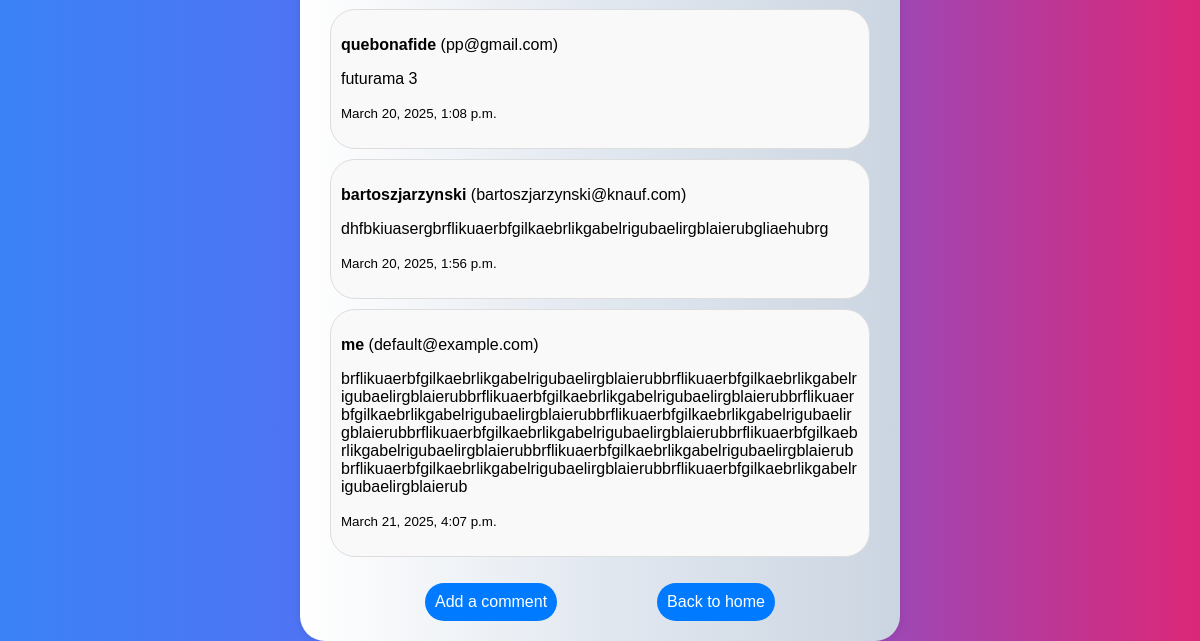
Before: /post/2/ (lower part) with the older database file.
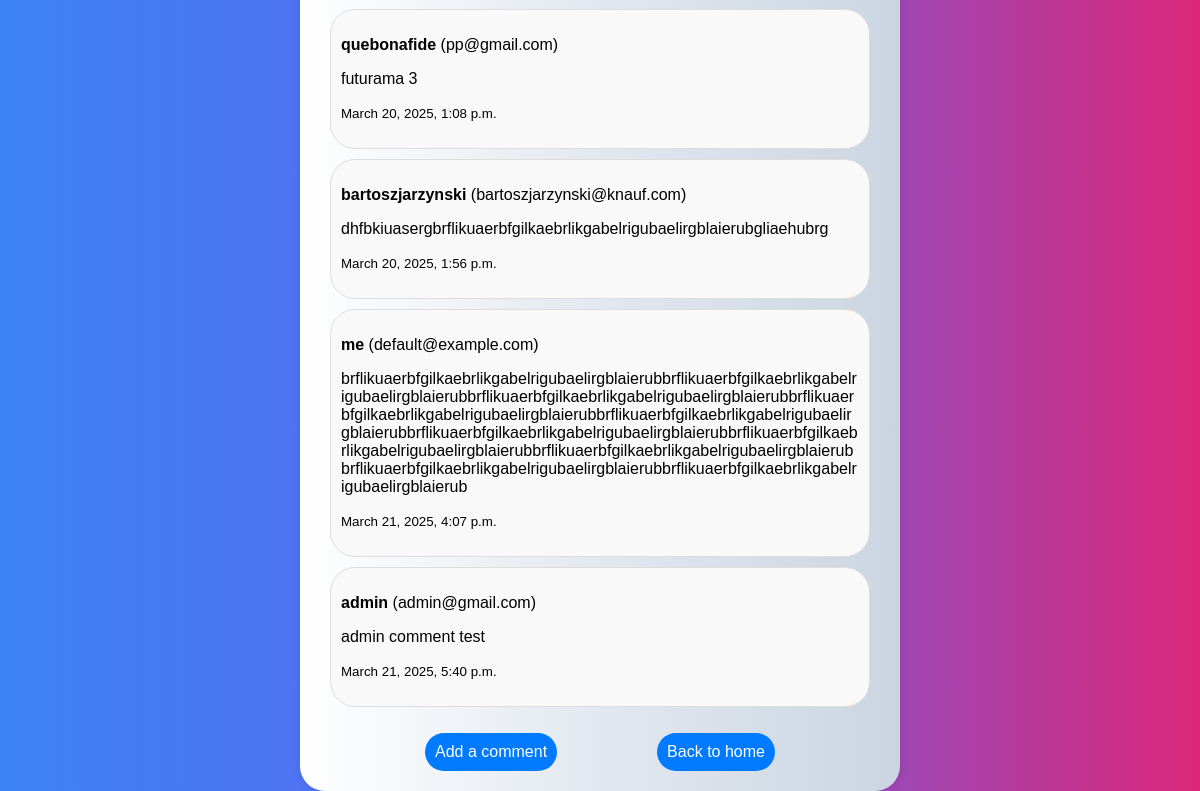
After: the same page with the newer database file.
### sites/models.py (models this page shows, shortened)
class Comment(models.Model):
    post = models.ForeignKey(Post, related_name='comments', on_delete=models.CASCADE)
    name = models.CharField(max_length=100)
    email = models.EmailField(default='default@example.com')
    text = models.TextField()
    created_at = models.DateTimeField(auto_now_add=True)

### sites/views.py (the view)
# urls.py: path('post/<int:post_id>/', views.post_page, name='post_page'),
def post_page(request, post_id):
    post = get_object_or_404(Post, id=post_id)
    comments = Comment.objects.filter(post=post)
    return render(request, 'post.html', {'post': post, 'comments': comments})

### sites/templates/post.html (shortened to what this page needs)
<!DOCTYPE html>
<html>
<head>
    {% load static %}
    <link rel="stylesheet" href="{% static 'style.css' %}">
</head>
<body>
    <div class="container">
        <ul class="comments">
            {% for comment in comments %}
            <li>
                <p><strong>{{ comment.name }}</strong> ({{ comment.email }})</p>
                <p>{{ comment.text }}</p>
                <p><small>{{ comment.created_at }}</small></p>
            </li>
            {% endfor %}
        </ul>
        <div class="actions">
            <a href="{% url 'add_comment' post.id %}">Add a comment</a>
            <a href="{% url 'home_page' %}">Back to home</a>
        </div
    </div>
</body>
</html>

### sites/static/style.css (style rules this page uses)
body { font-family: Arial, sans-serif; margin: 0; padding: 0; min-height: 100vh; display: flex; flex-direction: column; background: linear-gradient(to right, #3b82f6, #6366f1, #db2777); justify-content: center; align-items: center; }
.container { width: 100%; max-width: 600px; padding: 0px; background: linear-gradient(to right, #ffffff, #e2e8f0, #cbd5e1); box-shadow: 0 0 10px rgba(0, 0, 0, 0.1); border-radius: 25px; display: flex; flex-direction: column; justify-content: space-between; align-items: center; margin-top: 0px; }
.comments { list-style-type: none; padding: 0; width: 90%; }
.comments li { margin-bottom: 10px; padding: 10px; background-color: #f9f9f9; border: 1px solid #ddd; border-radius: 25px; word-wrap: break-word; }
a { color: #007bff; text-decoration: none; }
.actions { display: flex; justify-content: center; }
.actions a { margin: 0 50px 20px 50px; background-color: #007bff; padding: 10px; border-radius: 25px; color: #fff; transition: background-color 0.3s ease; }

Changed rows visible on the page:
added Comment: name "admin", email "admin@gmail.com", text "admin comment test", created_at "March 21, 2025, 5:40 p.m."
